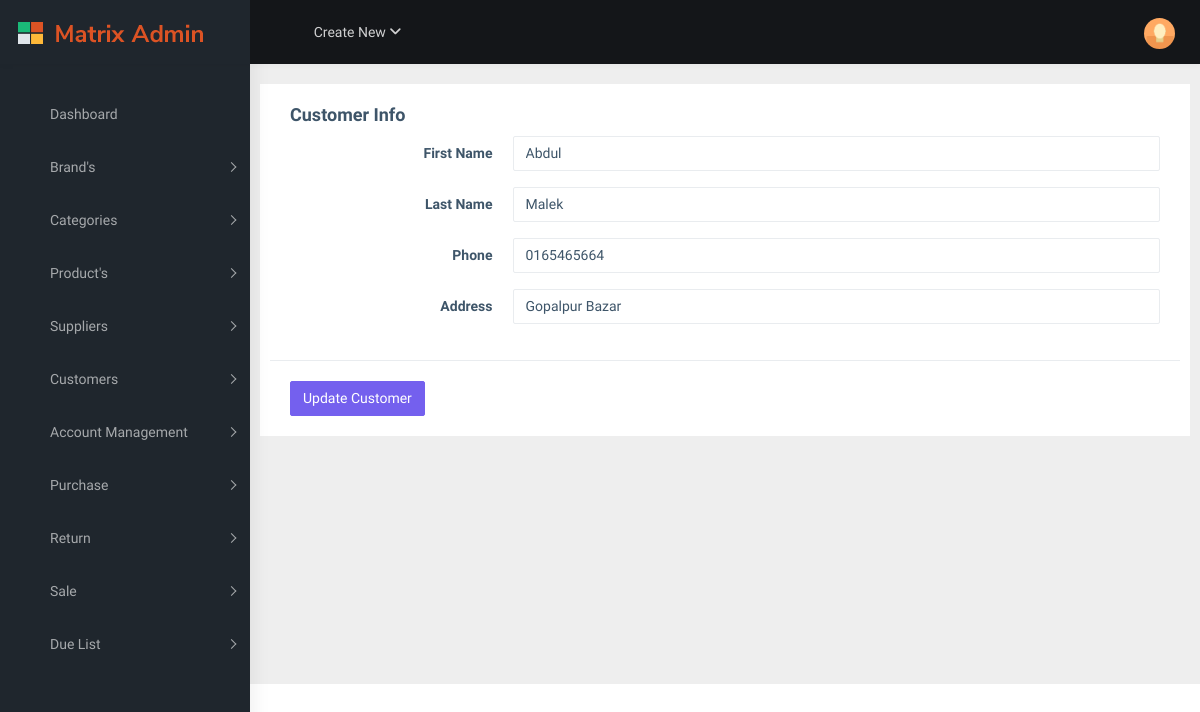
The page /account/update-info/1/ on the database as committed earlier.
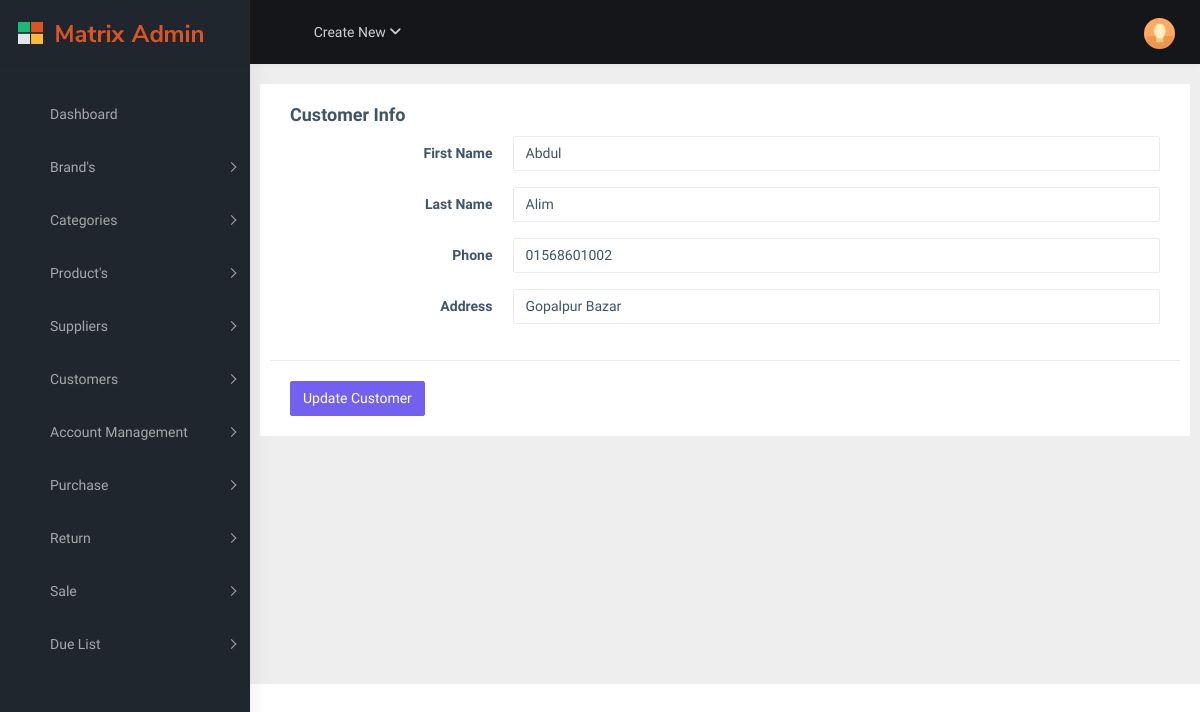
The same page on the database as committed later.
### accounts/models.py (models this page shows, shortened)
class Customer(models.Model):
    first_name = models.CharField(max_length=50)
    last_name = models.CharField(max_length=50)
    phone = models.CharField(max_length=15)
    address = models.CharField(max_length=100)
    created_at = models.DateTimeField(auto_now_add=True)

### accounts/views.py (the view, shortened to what this page needs)
# urls.py: path('account/update-info/<int:customer_id>/', views.update_customer, name='update_customer'),
def update_customer(request, customer_id):
	customer = get_object_or_404(Customer, pk=customer_id)
	context = {'customer':customer}
	return render(request, 'accounts/customer/add_customer.html', context)

### templates/accounts/customer/add_customer.html (shortened to what this page needs)
{% extends 'base.html' %}
{% block content %}
<div class="page-wrapper">
  <div class="container-fluid">
    <div class="row">
       <div class="card">
                <form class="form-horizontal" method="POST" {% if customer %} action="{% url 'accounts:update_customer' customer_id=customer.id %}"
                {% else %} action="{% url 'accounts:add_customer'  %}" {% endif %}
                >
                  <div class="card-body">
                    <h4 class="card-title">Customer Info</h4>
                    <div class="form-group row">
                      <label
                        for="first_name"
                        class="col-sm-3 text-end control-label col-form-label"
                        >First Name</label
                      >
                      <div class="col-sm-9">
                        <input
                          type="text"
                          class="form-control"
                          id="first_name"
                          placeholder="First Name Here"
                          name='first_name'
                          {% if customer %} value='{{customer.first_name}}' {% endif %}
                        />
                      </div>
                    </div>
                    <div class="form-group row">
                      <label
                        for="last_name"
                        class="col-sm-3 text-end control-label col-form-label"
                        >Last Name</label
                      >
                      <div class="col-sm-9">
                        <input
                          type="text"
                          class="form-control"
                          id="last_name"
                          placeholder="Last Name Here"
                          name='last_name'
                          {% if customer %} value='{{customer.last_name}}' {% endif %}
                        />
                      </div>
                    </div>
                    <div class="form-group row">
                      <label
                        for="phone"
                        class="col-sm-3 text-end control-label col-form-label"
                        >Phone</label
                      >
                      <div class="col-sm-9">
                        <input
                          type="text"
                          class="form-control"
                          id="phone"
                          name='phone'
                          placeholder="Phone Number Here"
                          {% if customer %} value='{{customer.phone}}' {% endif %}
                        />
                      </div>
                    </div>
                    <div class="form-group row">
                      <label
                        for="address"
                        class="col-sm-3 text-end control-label col-form-label"
                        >Address</label
                      >
                      <div class="col-sm-9">
                        <input
                          type="text"
                          class="form-control"
                          name='address'
                          id="address"
                          placeholder="Customer Address Here"
                          {% if customer %} value='{{customer.address}}' {% endif %}
                        />
                      </div>
                    </div>
                  </div>
                  <div class="border-top">
                    <div class="card-body">
                      <button type="submit" class="btn btn-primary">
                        {% if customer %} Update {% else %} Add {% endif %} Customer
                      </button>
                    </div>
                  </div>
                </form>
    </div>
  </div>
</div>
{% endblock %}

Rows that differ between the two databases and show on the page:
changed Customer "Abdul": last_name "Malek" → "Alim"; phone "0165465664" → "01568601002"
